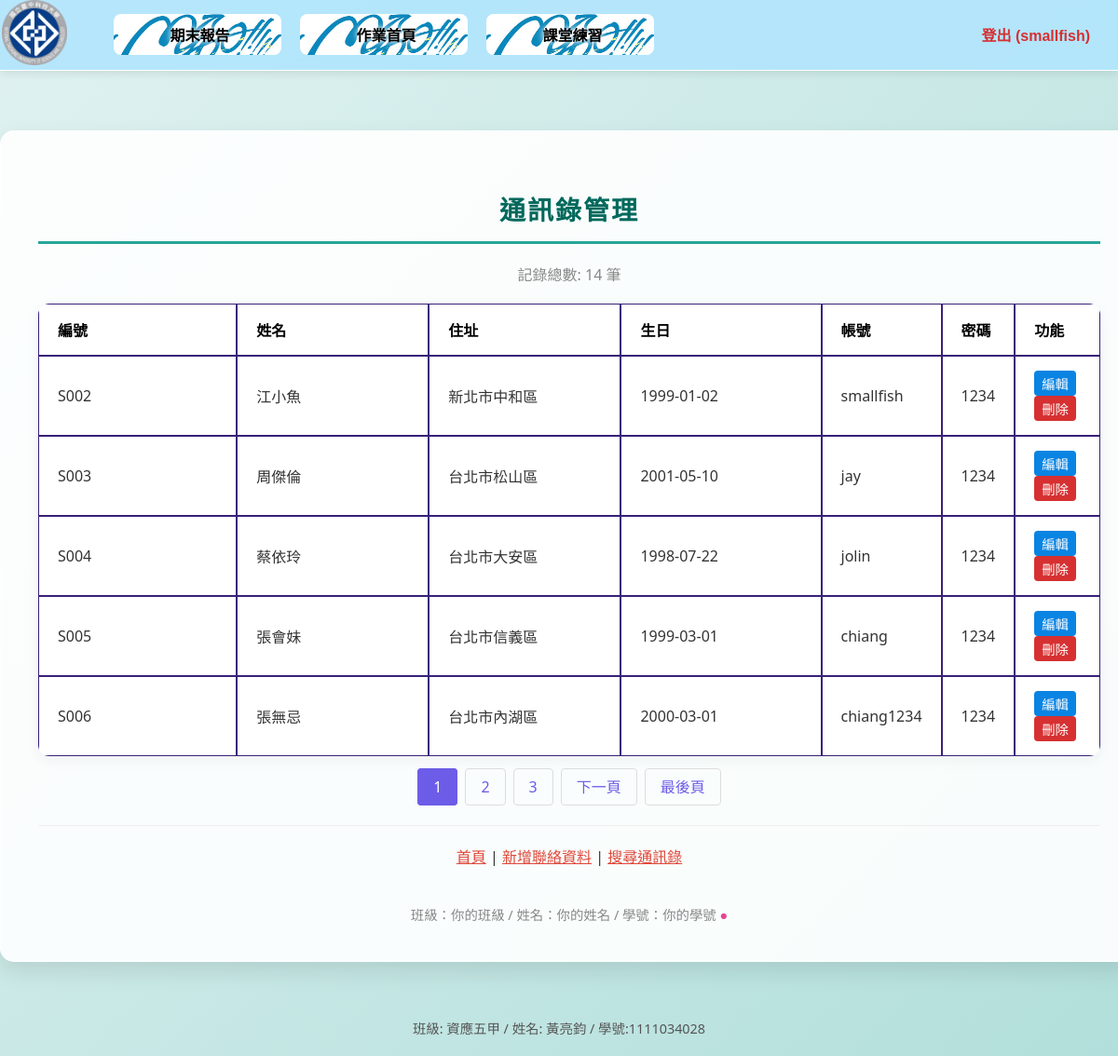
Page /hw/contacts.php (signed in) on the committed database.
### tables this page shows
CREATE TABLE `students` (
  `sno` char(4) NOT NULL COMMENT '學號',
  `name` varchar(10) NOT NULL COMMENT '姓名',
  `address` varchar(255) NOT NULL COMMENT '地址',
  `birthday` date NOT NULL COMMENT '生日',
  `username` char(10) NOT NULL COMMENT '帳號',
  `password` char(10) NOT NULL COMMENT '密碼',
  `role` varchar(10) NOT NULL DEFAULT 'user',
  `picture` varchar(255) DEFAULT NULL COMMENT '頭像路徑'
);

### hw/contacts.php (the view, shortened to what this page needs)
<?php
require_once("../DB/DB_open.php");
$limit = 5;
if (isset($_GET["page"])) { $page  = $_GET["page"]; } else { $page=1; };
$start_from = ($page-1) * $limit;
$sql_count = "SELECT COUNT(*) FROM students";
$rs_result = mysqli_query($link, $sql_count);
$row = mysqli_fetch_row($rs_result);
$total_records = $row[0];
$total_pages = ceil($total_records / $limit);
$sql = "SELECT * FROM students LIMIT $start_from, $limit";
$result = mysqli_query($link, $sql);
?>
<!DOCTYPE html>
<html lang="zh-TW">
<head>
    <link rel="stylesheet" href="css/navCSS.css">
    <link rel="stylesheet" href="css/indexCSS.css">
    <link rel="stylesheet" href="css/contacts.css">
</head>
<body>
    <div id="wrap">
        <header id="header" class="clearheader">
            <?php require "nav.php"; ?>
        </header>
        <main id="contents" class="wide-content">
            <h2>通訊錄管理</h2>
            <div style="margin-bottom: 20px; color: #888;">
                記錄總數: <?php echo $total_records; ?> 筆
            </div>
            <table>
                <thead>
                    <tr>
                        <th width="10%">編號</th>
                        <th width="15%">姓名</th>
                        <th width="25%">住址</th>
                        <th width="15%">生日</th>
                        <th width="12%">帳號</th>
                        <th width="10%">密碼</th>
                        <th width="13%">功能</th>
                    </tr>
                </thead>
                <tbody>
                <?php
                while ($row = mysqli_fetch_assoc($result)) {
                ?>
                    <tr>
                        <td><?php echo htmlspecialchars($row['sno']); ?></td>
                        <td><?php echo htmlspecialchars($row['name']); ?></td>
                        <td><?php echo htmlspecialchars($row['address']); ?></td>
                        <td><?php echo htmlspecialchars($row['birthday']); ?></td>
                        <td><?php echo htmlspecialchars($row['username']); ?></td>
                        <td><?php echo htmlspecialchars($row['password']); ?></td>
                        <td>
                            <a href="edit.php?action=edit&id=<?php echo $row['sno']; ?>" class="action-link edit-btn">編輯</a>
                            <a href="edit.php?action=delete&id=<?php echo $row['sno']; ?>" class="action-link del-btn" onclick="return confirm('確定要刪除嗎？');">刪除</a>
                        </td>
                    </tr>
                <?php
                }
                ?>
                </tbody>
            </table>
            <div class="pagination">
                <?php
                for ($i=1; $i<=$total_pages; $i++) {
                    $active = ($i == $page) ? "active" : "";
                    echo "<a href='contacts.php?page=".$i."' class='".$active."'>".$i."</a>";
                }
                if($page < $total_pages){
                    echo "<a href='contacts.php?page=".($page+1)."'>下一頁</a>";
                    echo "<a href='contacts.php?page=".$total_pages."'>最後頁</a>";
                }
                ?>
            </div>
            <div class="footer-links" style="margin-top: 30px; border-top: 1px solid #eee; padding-top: 20px;">
                <a href="index.php">首頁</a> |
                <a href="add.php">新增聯絡資料</a> |
                <a href="search.php">搜尋通訊錄</a>
            </div>
            <div style="margin-top: 40px; font-size: 0.9em; color: #888;">
                班級：你的班級 / 姓名：你的姓名 / 學號：你的學號 <span style="color: #e84393;">●</span>
            </div>
        </main>
        <footer id="footer">
        </footer>
    </div>
</body>
</html>

### hw/css/navCss.css (style rules this page uses)
a { color: #df4839; }

### hw/css/indexCss.css (style rules this page uses)
body { background: linear-gradient(135deg, #e0f2f1 0%, #b2dfdb 100%); background-attachment: fixed; margin: 0; padding: 0; padding-top: 100px; font-family: 'Segoe UI', Tahoma, Geneva, Verdana, sans-serif; color: #333; }
#header { position: fixed; left: 0; top: 0; background-color: rgba(179, 229, 252, 0.95); width: 100%; box-shadow: 0 2px 10px rgba(0, 0, 0, 0.1); border-bottom: 1px solid white; z-index: 50; backdrop-filter: blur(5px); }
.clearheader::after { content: ""; display: block; clear: both; }
#contents { width: 798px; margin: 40px auto; padding: 40px 80px; background-color: rgba(255, 255, 255, 0.9); border-radius: 15px; box-shadow: 0 10px 25px rgba(0, 0, 0, 0.1); text-align: center; border: 1px solid rgba(255, 255, 255, 0.5); }
h2 { color: #00695c; font-size: 28px; margin-bottom: 20px; text-transform: uppercase; letter-spacing: 2px; display: block; width: 100%; border-bottom: 3px solid #26a69a; padding-bottom: 15px; }
#footer { text-align: center; clear: both; padding: 20px; color: #555; font-size: 0.9em; }
.container, #contents, #photo-contents, .card { background-color: rgba(255, 255, 255, 0.9); border-radius: 15px; box-shadow: 0 10px 25px rgba(0, 0, 0, 0.1); border: 1px solid rgba(255, 255, 255, 0.5); margin: 40px auto; padding: 40px; max-width: 800px; }
#contents.wide-content { width: 95%; max-width: 1200px; }

### hw/css/contacts.css (style rules this page uses)
:root { --primary-purple: #6c5ce7; --text-main: #333333; --accent-red: #d63031; --primary-blue: #0984e3; --font-stack: 'Microsoft JhengHei', sans-serif; --bg-light: #f8f9fa; }
table { width: 100%; max-width: 1200px; margin: 0 auto; border-collapse: separate; border-spacing: 0; border-radius: 12px; overflow: hidden; box-shadow: 0 4px 15px rgba(0,0,0,0.05); background: white; }
th, td { padding: 15px 20px; text-align: left; border: 1px solid #382078; }
th { background: transparent; color: #000; width: 25%; font-weight: 600; }
.pagination { margin-top: 20px; text-align: center; }
.pagination a { color: #6c5ce7; padding: 8px 16px; text-decoration: none; border: 1px solid #ddd; margin: 0 4px; border-radius: 4px; }
.pagination a.active { background-color: #6c5ce7; color: white; border: 1px solid #6c5ce7; }
.action-link { text-decoration: none; padding: 3px 8px; border-radius: 4px; font-size: 0.9em; white-space: nowrap; display: inline-block; }
.edit-btn { background: #0984e3; color: white; margin-right: 5px; }
.del-btn { background: #d63031; color: white; }

### rows in the picture
students: sno "S002", name "江小魚", address "新北市中和區", birthday "1999-01-02", username "smallfish", password "1234"
students: sno "S003", name "周傑倫", address "台北市松山區", birthday "2001-05-10", username "jay", password "1234"
students: sno "S004", name "蔡依玲", address "台北市大安區", birthday "1998-07-22", username "jolin", password "1234"
students: sno "S005", name "張會妹", address "台北市信義區", birthday "1999-03-01", username "chiang", password "1234"
students: sno "S006", name "張無忌", address "台北市內湖區", birthday "2000-03-01", username "chiang1234", password "1234"

### other values in the picture
$_SESSION["username"] "smallfish"
$total_records "14"
